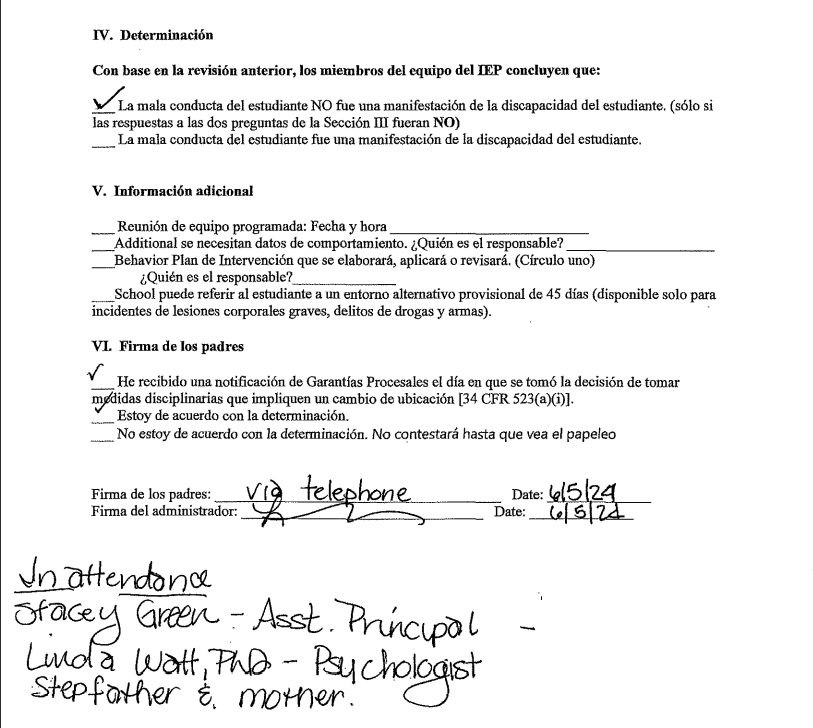
#> input picture testing images/test1.png, 813 x 728 px, found by its file name
$ jupyter execute contra.ipynb
#> lines starting #> are read from the running program, lines starting #| are printed output that depends on the picture
[cell 1]
import cv2

# Load the image
image = cv2.imread('test1.png')
#> image is the input picture: shape (728, 813, 3); min 0, max 255, mean 240

# Define alpha (contrast) and beta (brightness)
alpha = 0.9  # Increase contrast significantly, you can experiment with higher values if needed
beta = 0     # Adjust brightness, keep it at 0 initially

# Apply the contrast and brightness adjustments
enhanced_image = cv2.convertScaleAbs(image, alpha=alpha, beta=beta)
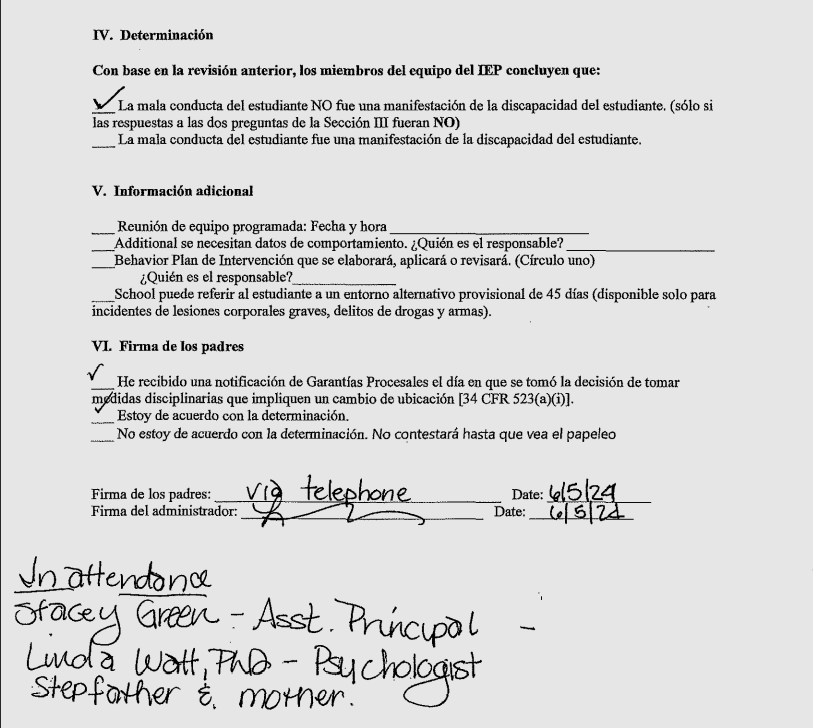
#> enhanced_image: shape (728, 813, 3); min 0, max 230, mean 216.4

# Display the original and enhanced images
cv2.imshow('Original Image', image)
cv2.imshow('Enhanced Image', enhanced_image)

# Save the enhanced image
cv2.imwrite('enhanced_document.jpg', enhanced_image)

cv2.waitKey(0)
cv2.destroyAllWindows()

[cell 2]
import cv2

# Load the image in grayscale
image = cv2.imread('test1.png', cv2.IMREAD_GRAYSCALE)
#> image: shape (728, 813); min 0, max 255, mean 240

# Create a CLAHE object (Contrast Limited Adaptive Histogram Equalization)
clahe = cv2.createCLAHE(clipLimit=4.0, tileGridSize=(8, 8))

# Apply CLAHE to the grayscale image
clahe_image = clahe.apply(image)

# Increase contrast to make dark areas significantly darker
alpha = 1.5  # Higher alpha increases contrast
beta = 0     # No change to brightness
darker_image = cv2.convertScaleAbs(clahe_image, alpha=alpha, beta=beta)
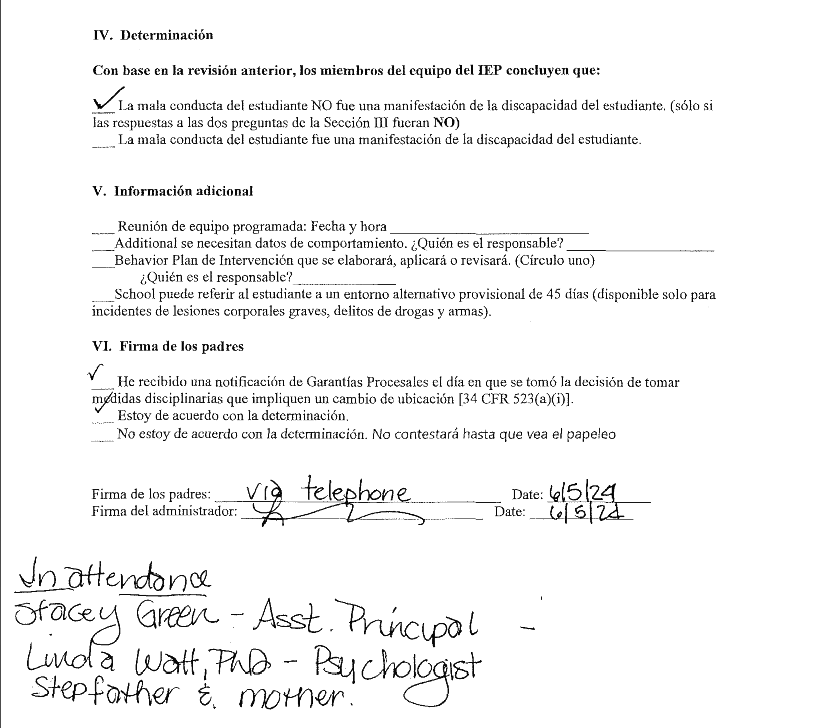
#> darker_image: shape (728, 813); min 2, max 255, mean 244.1

# Display the original and final images
cv2.imshow('Original Image', image)
cv2.imshow('Darker Image', darker_image)

# Save the final image
cv2.imwrite('darker_document.jpg', darker_image)

cv2.waitKey(0)
cv2.destroyAllWindows()

$ run again, with testing images/test2.png copied over testing images/test1.png
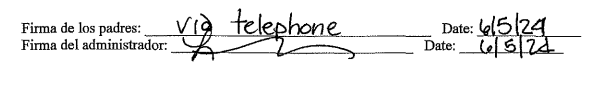
#> input picture testing images/test2.png, 613 x 87 px, found by its file name
#> image is the input picture: shape (87, 613, 3); min 0, max 255, mean 237.5
#> `enhanced_image = cv2.convertScaleAbs(image, alpha=alpha, beta=beta)`:
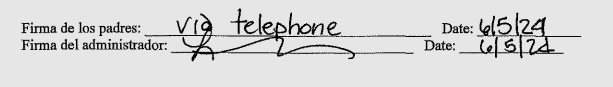
#> enhanced_image: shape (87, 613, 3); min 0, max 230, mean 214.2
#> image: shape (87, 613)
#> `darker_image = cv2.convertScaleAbs(clahe_image, alpha=alpha, beta=beta)`:
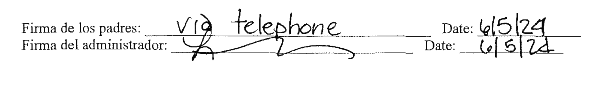
#> darker_image: shape (87, 613); min 4, max 255, mean 242.5

$ run again, with testing images/test4.jpg saved as testing images/test1.png
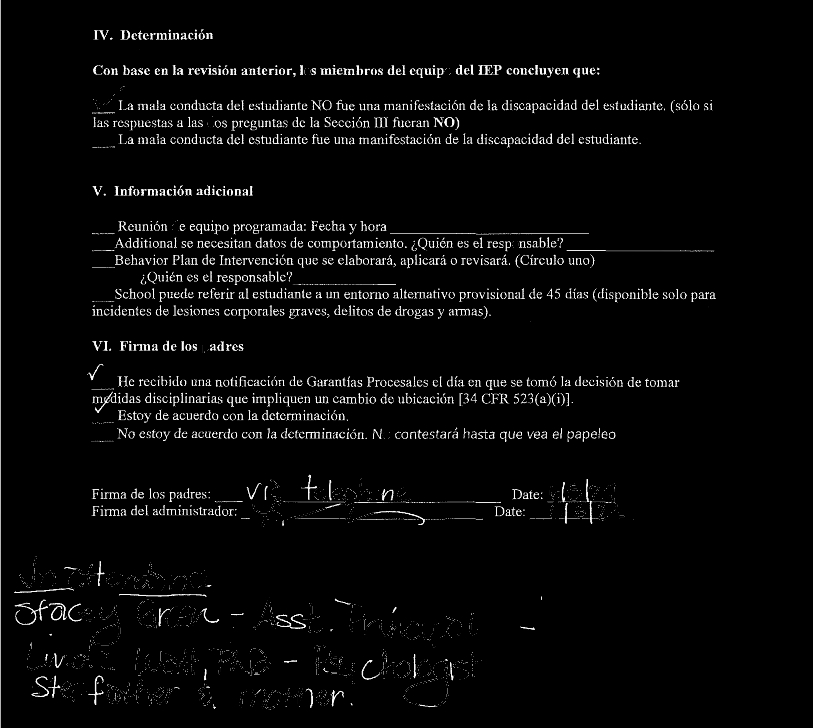
#> input picture testing images/test4.jpg, 813 x 728 px, found by its file name
#> image is the input picture: shape (728, 813, 3); min 0, max 254, mean 8.8
#> image: shape (728, 813)
#> `darker_image = cv2.convertScaleAbs(clahe_image, alpha=alpha, beta=beta)`:
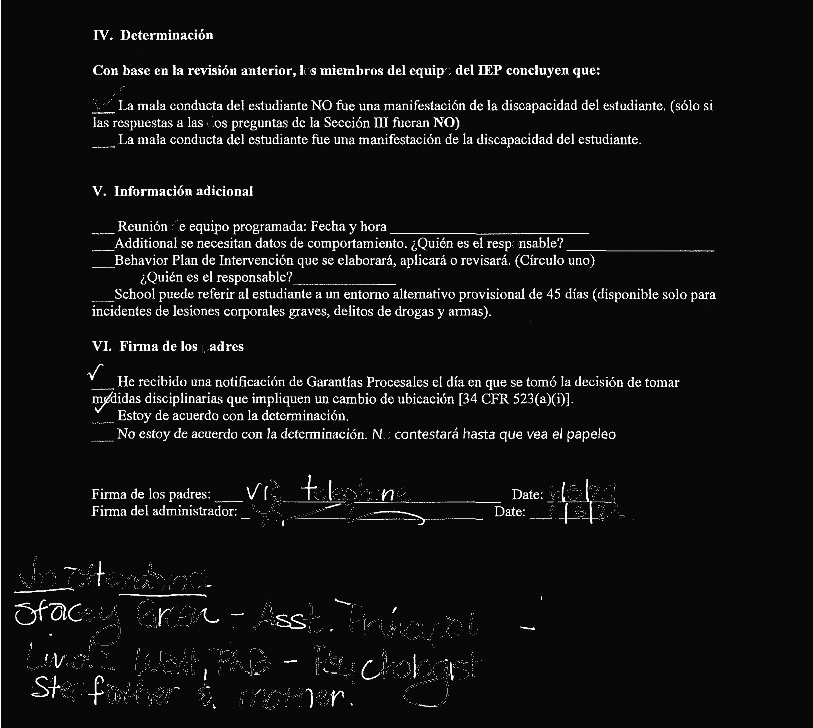
#> darker_image: shape (728, 813); min 8, max 255, mean 18.9

$ run again, with testing images/test5.jpg saved as testing images/test1.png
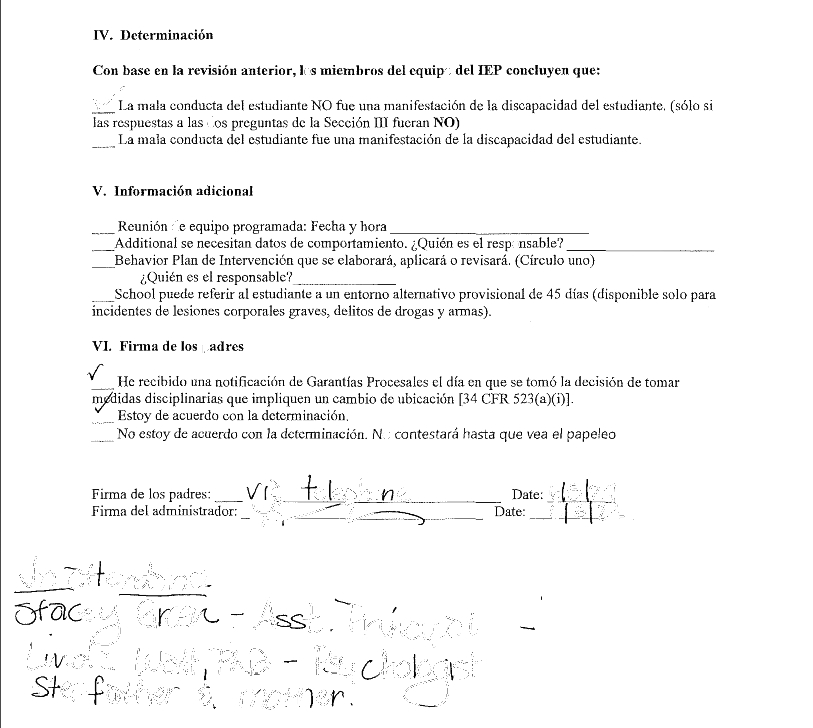
#> input picture testing images/test5.jpg, 813 x 728 px, found by its file name
#> image is the input picture: shape (728, 813, 3); min 1, max 255, mean 246.2
#> `enhanced_image = cv2.convertScaleAbs(image, alpha=alpha, beta=beta)`:
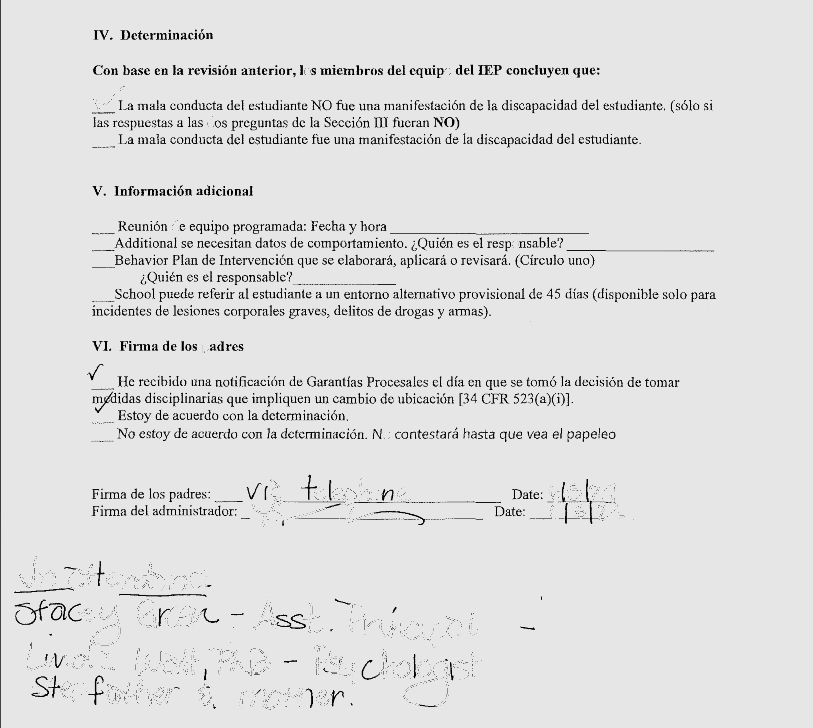
#> enhanced_image: shape (728, 813, 3); min 1, max 230, mean 222.1
#> image: shape (728, 813)
#> `darker_image = cv2.convertScaleAbs(clahe_image, alpha=alpha, beta=beta)`:
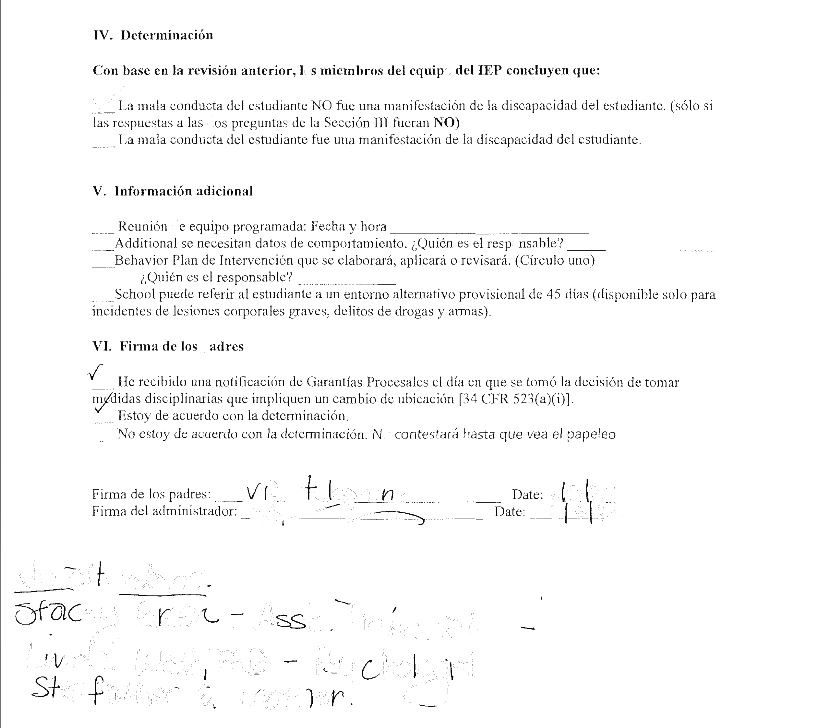
#> darker_image: shape (728, 813); min 3, max 255, mean 248.7
